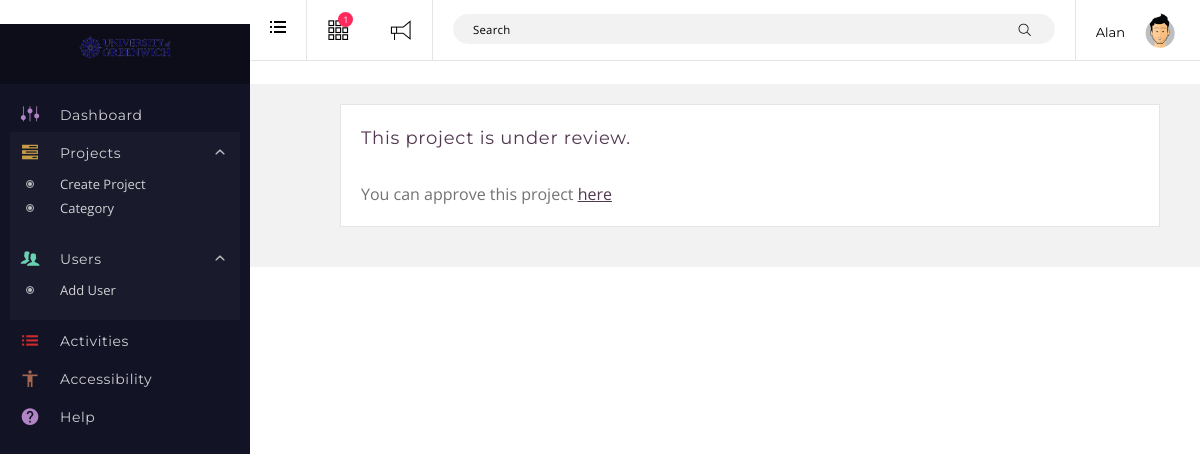
The app's page /project-single.php?id=8 (signed in), older data.
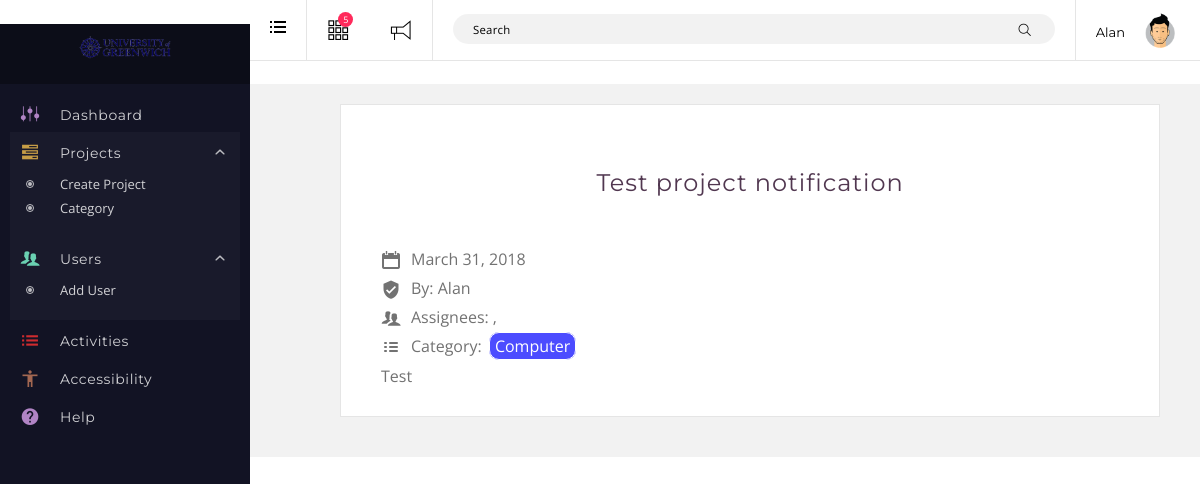
The same page, newer data.
### tables this page shows
CREATE TABLE `users` (
  `id` int(99) NOT NULL,
  `display_name` varchar(255) NOT NULL,
  `password` varchar(255) NOT NULL,
  `email` varchar(255) NOT NULL,
  `role` smallint(9) NOT NULL
);

CREATE TABLE `projects` (
  `id` int(99) NOT NULL,
  `author` int(99) NOT NULL,
  `title` varchar(255) NOT NULL,
  `description` varchar(255) NOT NULL,
  `attachments` varchar(255) NOT NULL,
  `date` datetime NOT NULL,
  `status` varchar(255) DEFAULT NULL
);

CREATE TABLE `terms` (
  `id` bigint(99) NOT NULL,
  `name` varchar(255) NOT NULL,
  `color` varchar(255) NOT NULL
);

### database.php (called while the page is built, shortened)
<?php
class database
{
	var $connection = null;
    function connect()
    {
        $hostname = "localhost";
        $dbuser = "root";
        $dbpass = "";
        $dbname = "GWizards";
        if($this->connection == null)
        {
            $this->connection = mysqli_connect($hostname,$dbuser,$dbpass,$dbname);
            if(!$this->connection)
    		{
    			die("Websie is on maintain, please comeback later");
    		}
            else    mysqli_query($this->connection,'set names utf8');
        }
    }
    function disconnect()
    {
        $this->connection = null;
    }
    function select_all_query($sql)
    {
        if($sql != '')
        {
            $list = mysqli_query($this->connection,$sql);
            $result = array();
            if( mysqli_num_rows($list) > 0)
            {
                while($row = mysqli_fetch_array($list,MYSQLI_ASSOC))
                {
                    $result[] = $row;
                }
                return $result;
            }
            else
            {
                return false;
            }
        }
    }
}
?>

### classes/_users.php (called while the page is built, shortened)
<?php
class User
{
    public function __construct()
    {
     	$this->admins = $this->get_admins();
    }
	function get_user_by_id( $user_id ) {
		global $database;
		$sql = "SELECT * From users WHERE id=".$user_id;
		$result = $database->select_all_query( $sql );
		return $result[0];
	}
	function get_admins() {
		global $database;
		$sql = "SELECT * From users WHERE role=0";
		$result = $database->select_all_query( $sql );
		return $result;
	}
}
$GLOBALS['user'] = new User();

### classes/_project.php (called while the page is built, shortened)
<?php
class project
{
	public function __construct()
    {
        $this->unapproved_project = $this->get_projects( 'unapproved', null, true );
    }
    function get_projects( $filter, $paged = null, $notification = null ) {
    	global $database,$user;
    	$sql = 'SELECT projects.id,projects.author,projects.title,projects.description,projects.date,projects.status FROM projects';
    	$cat = isset( $_GET['cat'] ) ? $_GET['cat'] : null;
    	switch ( $filter ) {
    		case 'unapproved':
    			$sql .= ' WHERE projects.status="PENDING"';
    			break;
    	}
    	$search = isset( $_GET['s'] ) ? $_GET['s'] : null;
    	$result = $database->select_all_query( $sql );
		return $result;
    }
    function get_project_by_id( $project_id ) {
		global $database;
		$sql = "SELECT * From projects WHERE id=".$project_id;
		$result = $database->select_all_query( $sql );
		return $result[0];
	}
	function get_project_meta( $id, $key, $plural ) {
		global $database;
    	$sql = 'SELECT * FROM project_meta WHERE project_id='.$id.' AND meta_key="'.$key.'"';
    	$result = $database->select_all_query( $sql );
    	if ( $result ) {
    		if ( $plural ) {
    			foreach ( $result as $res ) {
    				$r[] = $res['meta_value'];
    			}
    		} else {
    			$res = $result[0];
    			$r = $res['meta_value'];
    		}
    	} else {
    		$r = false;
    	}
    	return $r;
	}
	function get_cats( $project_id ) {
		global $database;
		$sql = "SELECT terms.id,terms.name,terms.color FROM terms
			INNER JOIN term_project ON terms.id = term_project.term_id
			INNER JOIN projects ON projects.id = term_project.project_id
			WHERE projects.id =".$project_id;
		$result = $database->select_all_query( $sql );
		return $result;
	}
}

### project-single.php (the view)
<?php
include("header.php");
if ( $session ):
$post_id = isset( $_GET['id'] ) ? $_GET['id'] : null;
$post = $project->get_project_by_id( $post_id );
?>
		<div id="content" class="tpl-full-width">
			<div id="main-container" class="clearfix">
				<div class="main container submit-container main-container" role="main">
					<div class="content-wrap">
						<div class="main-content container-fluid">
							<div class="col-xs-12 col-md-10">
					            <div class="panel panel-default panel-single">
					            	<?php if ( $post ) {
									if ( 'pending' == $post['status'] ) {
										Echo '<h3>This project is under review.</h3>';
										if ( '0' == $session['role'] ) { ?>
											<?php $redirect = (isset($_SERVER['HTTPS']) ? "https" : "http") . "://$_SERVER[HTTP_HOST]$_SERVER[REQUEST_URI]";
															?>
											You can approve this project <a style="text-decoration: underline!important;" onclick="return confirm('Do you really want to approve this project?')" href="modules/approve_project.php?redirect=<?php echo $redirect ?>&id=<?php echo $post['id'] ?>">here</a>
										<?php }
									} else { ?>
						                <div class="panel-heading">
						                    <h2><?php echo $post['title']; ?></h2>
						                </div>
										<div class="panel-body">
											<div class="entry-date">
						                    	<i class="single-icon icon-calendar"></i><div class="entry-alan"><?php echo date( "F j, Y", strtotime( $post['date'] ) ) ?></div>
						                    </div>
											<div class="entry-author">
												<?php
													$author = $user->get_user_by_id( $post['author'] );
												?>
												<i class="single-icon icon-verified-user"></i>
												<?php echo '<div class="entry-alan">By: '.$author['display_name'].'</div>'; ?>
											</div>
											<div class="entry-assignee">
												<?php
													$assignees_meta = $project->get_project_meta( $post['id'], 'assignees', true );
													$assignees = array();
													foreach ( $assignees_meta as $ass ) {
														$assignee = $user->get_user_by_id( $ass );
														$assignees[] = $assignee['display_name'];
													}
												?>
												<i class="single-icon icon-buddyapp-members"></i>
												<div class="entry-alan">
													Assignees: <?php echo implode( ',', $assignees); ?>
												</div>
											</div>
											<div class="entry-category">
												<?php
													$cats = $project->get_cats( $post['id'] );
												?>
												<?php if ( $cats ): ?>
													<i class="single-icon icon-list2"></i>
													<div class="entry-alan">
													Category:
														<?php foreach ( $cats as $cat ): ?>
													 		<a href="?cat=<?php echo $cat['id'] ?>" style="background-color: <?php echo $cat['color'] ?>" class="cat-rdr cat-tag p-com"><?php echo $cat['name']; ?></a>
												 		<?php endforeach ?>
													<?php endif ?>
													</div>
											</div>
											<div class="entry-descriptrion">
												<p><?php echo $post['description']; ?></p>
											</div>
										</div>
									<?php } ?>
								</div>
							</div>
						</div>
					</div>
				</div>
			</div>
		</div>
<?php } ?>
<?php else: ?>
	<?php include("login.php"); ?>
<?php endif; ?>
<?php include("footer.php"); ?>

### header.php (shortened to what the changed rows need)
<?php
require_once("database.php");
require_once("classes/_users.php");
require_once("classes/_project.php");
$session = isset( $_SESSION ) ? $_SESSION : null;
?>
<html class="js applicationcache geolocation history postmessage svg websockets localstorage sessionstorage websqldatabase webworkers hashchange audio canvas canvastext video webgl cssgradients multiplebgs opacity rgba inlinesvg hsla supports svgclippaths smil no-hiddenscroll fontface generatedcontent textshadow indexeddb indexeddb-deletedatabase cssanimations backgroundsize borderimage borderradius boxshadow csscolumns csscolumns-width csscolumns-span csscolumns-fill csscolumns-gap csscolumns-rule csscolumns-rulecolor csscolumns-rulestyle csscolumns-rulewidth csscolumns-breakbefore csscolumns-breakafter csscolumns-breakinside flexbox cssreflections csstransforms csstransforms3d csstransitions no-touchevents" lang="en-US" prefix="og: http://ogp.me/ns#" style="">
	<head>
	<link rel="stylesheet" id="bootstrap-css" href="assets/css/bootstrap.min.css" type="text/css" media="all">
	<link rel="stylesheet" id="alan-font-icons-css" href="assets/fonts/style.css" type="text/css" media="all">
	<link rel="stylesheet" id="alan-dynamic-css" href="assets/css/theme.css" type="text/css" media="all">
	<link rel="stylesheet" id="alan-dynamic-css" href="assets/css/main.css" type="text/css" media="all">
	<link rel="stylesheet" id="alan-dynamic-css" href="assets/css/chosen.min.css" type="text/css" media="all">
	</head>
		<body class="activity just-me buddypress bp-legacy single singular page-template-default page page-parent logged-in js is-user-profile device-lg">
		<div id="page-wrapper" class="clearfix">
			<?php if ( $session ): ?>
			<header id="header" class="header-colors header-layout-01 has-search hover-menu has-language">
				<div id="header-wrap">
					<div class="header-left">
						<a href="#" id="alan-hamburger" class="sidemenu-trigger sidemenu-icon-wrapper">
							<span class="sidemenu-icon">
								<span><i></i><b></b></span>
								<span><i></i><b></b></span>
								<span><i></i><b></b></span>
							</span>
						</a>
					</div>
					<div class="second-menu">
						<div class="second-menu-main">
							<div class="second-menu-inner">
								<div class="scroll-container-wrapper">
									<div class="scroll-container">
										<div class="second-menu-section">
											<ul id="menu-header-icons" class="basic-menu header-icons alan-nav-menu">
												<?php if ( '0' == $session['role'] ): ?>
												<?php
													$notifications = $project->unapproved_project;
												?>
												<li class="alan-menu alan-tasks-nav has-submenu alan-tasks menu-item menu-item-type-custom menu-item-object-custom">
													<a href="http://localhost/GWizardsSystem/project.php?filter=unapproved">
														<i class="icon-tasks-line"></i>
														<?php if ( $notifications ): ?>
															<b class="bubble"><?php echo count( $notifications ) ?></b>
														<?php endif ?>
													</a>
												</li>
												<?php endif; ?>
												<li class="alan-menu alan-notifications-nav has-submenu alan-notifications menu-item menu-item-type-custom menu-item-object-custom">
													<a href="#" title="">
													<i class="icon-notification-line"></i>
													<span>Notifications</span></a>
												</li>
											</ul>
											<div class="search-form-wrapper">
												<?php $seach = isset( $_GET['s'] ) ? $_GET['s'] : '' ?>
												<form id="searchform" class="search-form alan-search-wrap alan-search-form" method="get" action="index.php" data-context="">
													<input id="main-search" class="header-search" autocomplete="off" required="" type="text" name="s" value="<?php echo $seach ?>" placeholder="Search">
													<button type="submit" class="header-search-button"></button>
												</form>
											</div>
											<ul class="basic-menu header-menu">
												<li class="has-submenu alan-user_avatar-nav my-profile-default">
												<a href="#" class="open-submenu">
													<img src="assets/images/a3.png" class="avatar user-33-avatar avatar-50 photo" width="50" height="50" alt="Profile picture of user">
													<span><?php echo $session['display_name']; ?></span>
												</a>
												</li>
											</ul>
										</div>
									</div>
								</div>
							</div>
						</div>
					</div>
				</div>
			</header>
		<?php endif; ?>

Row changes from the older to the newer data that the page shows:
shown differently, row unchanged: users "Alan": display_name (not shown) → "Alan"
now on this page (row edited): projects: title "Test project notification", date "March 31, 2018", description "Test"
changed projects: status "pending" → "publish" (drawn)
now on this page (row unchanged): terms: name "Computer"
Text that changed along with them:
count( $notifications ): "1" → "5"
implode( ',', $assignees): (not shown) → ","
text no longer shown: "This project is under review. You can approve this project here"
text now shown: "By: Assignees: Category:"
